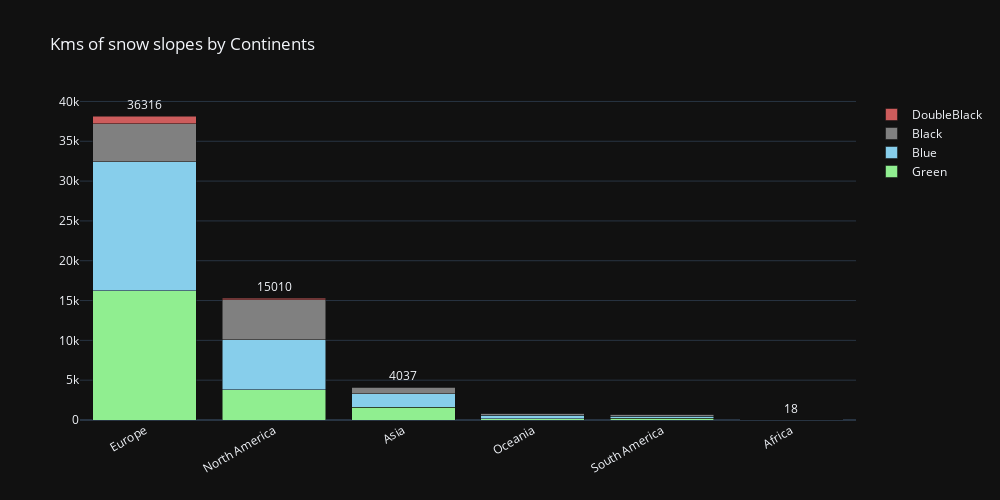

The notebook cell saved with this chart:
### Markdown cell above
1. How the Kms are distributed along these Countries

### Code cell
# See the distribution of Kms by Countries 

fig = go.Figure()

fig.add_trace(go.Bar(
    x=kmsby_continent.Continent,
    y=kmsby_continent.Easy,
    name='Green',
    marker_color='lightgreen'))

fig.add_trace(go.Bar(
    x=kmsby_continent.Continent,
    y=kmsby_continent['Intermediate '],
    name='Blue', marker_color='skyblue'))

fig.add_trace(go.Bar(
    x=kmsby_continent.Continent,
    y=kmsby_continent['Difficult'],
    name='Black',
    marker_color='grey',))

fig.add_trace(go.Bar(
    x=kmsby_continent.Continent,
    y=kmsby_continent['Km Freeride'],
    name='DoubleBlack',
    marker_color='indianred',text=kmsby_continent['Total Kms'],
    textposition='auto'))

#fig.add_trace(go.Scatter(
#    x=kmsby_continent.Continent,
#    y=kmsby_continent['Total Kms'],
#    text=(kmsby_continent['Total Kms']),
#    textposition='top center',
#    mode='text',
#    showlegend=False
#))

fig.update_layout(barmode='stack', xaxis_tickangle=-30, title = 'Kms of snow slopes by Continents',width=1000,height=500,template = 'plotly_dark')
fig.show()

### Figure 1 — Plotly figure (JSON) as saved in the notebook; plotly's stock layout.template omitted (floating-point values rounded to 4 significant figures)
{"data": [{"marker": {"color": "lightgreen"}, "name": "Green", "type": "bar", "x": ["Europe", "North America", "Asia", "Oceania", "South America", "Africa"], "y": [16220.0, 3775.0, 1581.0, 186, 232, 9.2]}, {"marker": {"color": "skyblue"}, "name": "Blue", "type": "bar", "x": ["Europe", "North America", "Asia", "Oceania", "South America", "Africa"], "y": [16225, 6292.0, 1702.0, 420.5, 268.8, 7]}, {"marker": {"color": "grey"}, "name": "Black", "type": "bar", "x": ["Europe", "North America", "Asia", "Oceania", "South America", "Africa"], "y": [4761.0, 5042.0, 856.7, 233.5, 205.4, 4.3]}, {"marker": {"color": "indianred"}, "name": "DoubleBlack", "text": [36316, 15010, 4037, 839, 699, 18], "textposition": "auto", "type": "bar", "x": ["Europe", "North America", "Asia", "Oceania", "South America", "Africa"], "y": [970, 180, 11, 0, 0, 1]}], "layout": {"barmode": "stack", "height": 500, "title": {"text": "Kms of snow slopes by Continents"}, "width": 1000, "xaxis": {"tickangle": -30}}}
